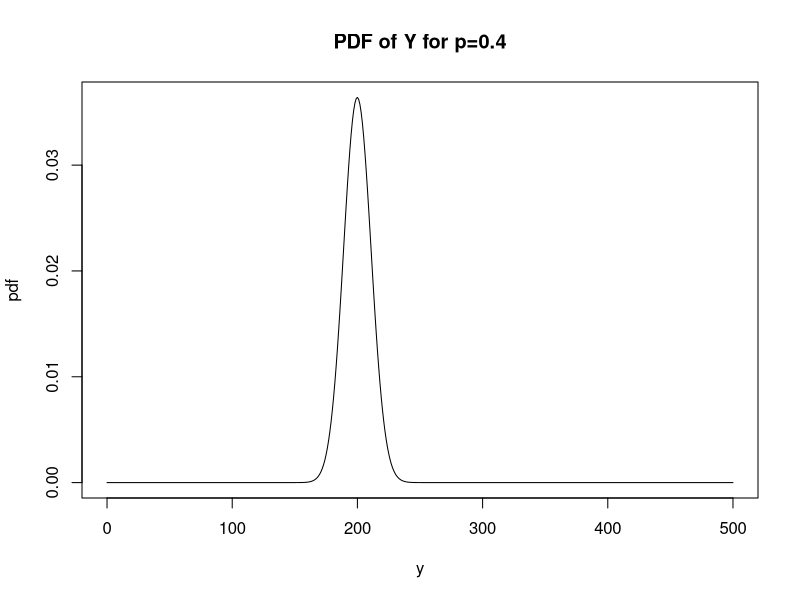
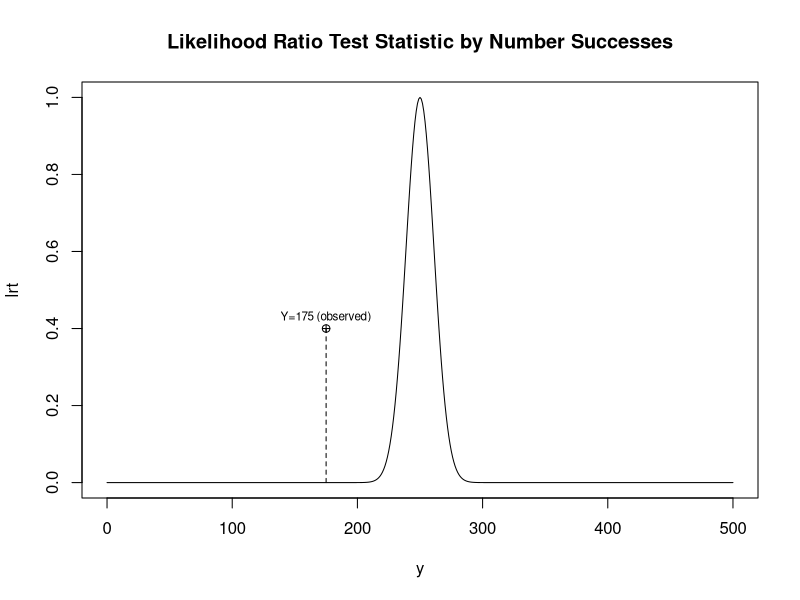

Recreate these plots in R, in order.
## ---- chunk 1
knitr::opts_chunk$set(echo = TRUE)
## ---- chunk 2
alpha <- 5/2
beta <- 2
n <- 15
sumxi <- 10
pgamma(1,shape = alpha+sumxi,scale = (beta/(n*beta + 1)))
## ---- chunk 3
pchisq(2*1*(n*beta + 1) / 2,(2*sumxi+2*alpha))
## ---- chunk 4
p <- 0.4
n <- 500
y <- 0:n
sumxi <- 175
# Plot PDF of Y
pdf <- dbinom(y,n,p)
plot(y,pdf,main="PDF of Y for p=0.4",type = "l")
# Plot LRT vs. Y
p0 <- 0.5
lrt<-(n*p0/y)^y*((1-p0)/(1-(y/n)))^(n-y)
		plot(y,lrt,main="Likelihood Ratio Test Statistic by Number Successes",type = "l")
		if(1) {
			points(175,.4,pch=10)
			lines(c(175,175),c(min(lrt),.4),lty=2)
			text(175,.43,"Y=175 (observed)",cex=.7)
		}

		if(0) {
			text(125,1,"LRT(100) = 1, \nphat(100) = 0.5 = p0",cex=.7)
			lines(c(100,100),c(min(lrt),1),lty=2)
		}
